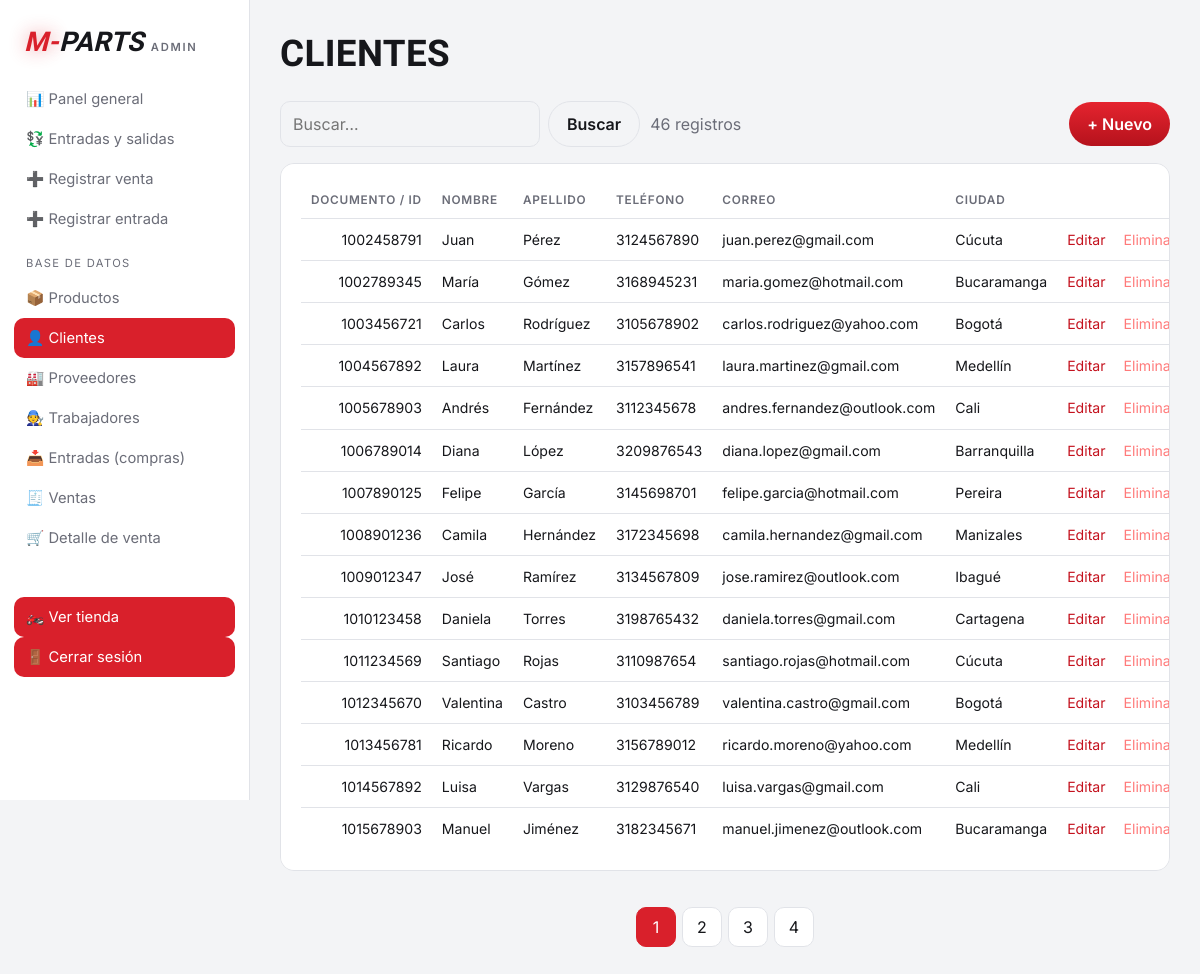
Page /mparts_app/mparts/admin/tabla.php?t=clientes (signed in) on the committed database.
### tables this page shows
CREATE TABLE `clientes` (
  `id_cliente` bigint(20) NOT NULL,
  `nombre` varchar(80) NOT NULL,
  `apellido` varchar(80) NOT NULL,
  `sexo` char(1) DEFAULT NULL,
  `telefono` varchar(20) DEFAULT NULL,
  `correo` varchar(150) DEFAULT NULL,
  `direccion` varchar(200) DEFAULT NULL,
  `ciudad` varchar(80) DEFAULT NULL,
  PRIMARY KEY (`id_cliente`)
);

### mparts_app_infinity/config.php (called while the page is built, shortened)
<?php
function h($s): string { return htmlspecialchars((string)$s, ENT_QUOTES, 'UTF-8'); }

### mparts_app/mparts/admin/includes/schema.php (called while the page is built, shortened)
<?php
$fkProd = ['productos', 'codigo_producto', "CONCAT(codigo_producto,' · ',nombre)"];

### mparts_app/mparts/admin/includes/boot.php (called while the page is built, shortened)
<?php
require_once __DIR__ . '/../../config.php';
$S = require __DIR__ . '/schema.php';

### mparts_app/mparts/admin/tabla.php (the view, shortened to what this page needs)
<?php
require __DIR__ . '/includes/boot.php';
$t = $_GET['t'] ?? ''; if (!isset($S[$t])) { header('Location: index.php'); exit; }
$T = $S[$t]; $pk = $T['pk']; $m = $_GET['m'] ?? 'list'; $id = $_GET['id'] ?? '';
include __DIR__ . '/includes/top.php';
if ($m === 'form') {
    $row = []; $edit = $id !== '';
    if ($edit) { $st = $pdo->prepare("SELECT * FROM `$t` WHERE `$pk`=?"); $st->execute([$id]); $row = $st->fetch() ?: []; }
    echo '<form class="panel form" method="post" enctype="multipart/form-data"><h2>' . ($edit ? 'Editar' : 'Nuevo') . ' registro</h2>' . csrf_field()
       . '<input type="hidden" name="act" value="save"><input type="hidden" name="orig" value="' . h($edit ? $id : '') . '"><div class="fgrid">';
    foreach ($T['fields'] as $c => $f) {
        if ($c === $pk && $T['auto']) continue;
        $val = $row[$c] ?? ''; $ro = ($c === $pk && $edit);
        echo '<label>' . h($f[0]);
        if (isset($f['fk'])) {
            [$ft, $fv, $fl] = $f['fk'];
            echo '<select name="' . $c . '"><option value="">— ninguno —</option>';
            foreach ($pdo->query("SELECT `$fv` v, $fl l FROM `$ft` ORDER BY 1")->fetchAll() as $o)
                echo '<option value="' . h($o['v']) . '"' . ((string)$o['v'] === (string)$val ? ' selected' : '') . '>' . h($o['l']) . '</option>';
            echo '</select>';
        } elseif (isset($f['opts'])) {
            echo '<select name="' . $c . '"><option value="">—</option>';
            foreach ($f['opts'] as $o) echo '<option' . ($o === $val ? ' selected' : '') . '>' . h($o) . '</option>';
            echo '</select>';
        } else {
            $type = in_array($f[1], ['number', 'money']) ? 'number' : $f[1];
            if ($f[1] === 'date') $val = substr((string)$val, 0, 10);
            echo '<input type="' . $type . '" name="' . $c . '" value="' . h($val) . '"' . ($type === 'number' ? ' step="any"' : '') . ($ro ? ' readonly' : '') . (isset($f['datalist']) ? ' list="dl_' . $c . '"' : '') . '>';
            if (isset($f['datalist'])) { echo '<datalist id="dl_' . $c . '">'; foreach ($pdo->query($f['datalist'])->fetchAll(PDO::FETCH_COLUMN) as $o) echo '<option value="' . h($o) . '">'; echo '</datalist>'; }
        }
        echo '</label>';
    }
    echo '</div>';
    if ($t === 'productos') {
        $ph = $edit ? foto($id) : null;
        echo '<div class="fotobox">' . ($ph ? '<img class="mini big" src="../' . h($ph) . '" alt="">' : '<div class="mini big ph">📷</div>')
           . '<label>Foto del producto (JPG, PNG o WEBP, máx. 3 MB)<input type="file" name="foto" accept="image/jpeg,image/png,image/webp"></label></div>';
    }
    echo '<div class="acts"><button class="btn">Guardar</button><a class="btn ghost" href="tabla.php?t=' . $t . '">Cancelar</a></div>';
    if ($t === 'productos') echo '<p class="muted">Los productos nuevos aparecen automáticamente en el catálogo de la tienda.</p>';
    if (in_array($t, ['ventas', 'entradas', 'detalle_venta'])) echo '<p class="muted">Editar aquí no ajusta el stock. Para que el inventario se actualice, usa “Registrar venta” o “Registrar entrada”.</p>';
    echo '</form>';
} else {
    $q = trim($_GET['q'] ?? ''); $pag = max(1, (int)($_GET['p'] ?? 1)); $por = 15; $w = '1=1'; $par = [];
    $st = $pdo->prepare("SELECT COUNT(*) FROM `$t` WHERE $w"); $st->execute($par); $n = (int)$st->fetchColumn();
    $pags = max(1, (int)ceil($n / $por)); $pag = min($pag, $pags); $off = ($pag - 1) * $por;
    $cols = implode(',', array_map(fn($c) => "`$c`", $T['list']));
    $st = $pdo->prepare("SELECT $cols FROM `$t` WHERE $w ORDER BY `$pk` " . ($T['auto'] ? 'DESC' : 'ASC') . " LIMIT $por OFFSET $off"); $st->execute($par); $rows = $st->fetchAll();
    echo '<div class="toolbar"><form><input type="hidden" name="t" value="' . $t . '"><input name="q" value="' . h($q) . '" placeholder="Buscar…"><button class="btn ghost">Buscar</button></form>'
       . '<span class="muted">' . $n . ' registros</span><a class="btn" href="tabla.php?t=' . $t . '&m=form">+ Nuevo</a></div>';
    echo '<div class="panel tw"><table><thead><tr>';
    foreach ($T['list'] as $c) echo '<th>' . h($T['fields'][$c][0]) . '</th>';
    echo '<th></th></tr></thead><tbody>';
    foreach ($rows as $r) {
        echo '<tr>';
        foreach ($T['list'] as $c) {
            $ft = $T['fields'][$c][1]; $v = $r[$c];
            echo '<td' . ($ft === 'money' || $ft === 'number' ? ' class="num"' : '') . '>' . h($ft === 'money' && $v !== null ? cop($v) : ($ft === 'date' ? substr((string)$v, 0, 10) : $v)) . '</td>';
        }
        echo '<td class="ra"><a href="tabla.php?t=' . $t . '&m=form&id=' . urlencode($r[$pk]) . '">Editar</a>'
           . '<form method="post" onsubmit="return confirm(\'¿Eliminar este registro? No se puede deshacer.\')">' . csrf_field()
           . '<input type="hidden" name="act" value="delete"><input type="hidden" name="id" value="' . h($r[$pk]) . '"><button class="del">Eliminar</button></form></td></tr>';
    }
    echo '</tbody></table></div>';
    if ($pags > 1) { echo '<nav class="pager">'; for ($i = 1; $i <= $pags; $i++) echo '<a class="' . ($i == $pag ? 'on' : '') . '" href="tabla.php?' . h(http_build_query(['t' => $t, 'q' => $q, 'p' => $i])) . '">' . $i . '</a>'; echo '</nav>'; }
}
include __DIR__ . '/includes/bottom.php';

### mparts_app/mparts/assets/css/style.css (style rules this page uses)
:root { --bg:#0b0c0f;--card:#14151a;--line:#2b2d35;--tx:#f2f3f5;--mu:#9a9ea9;--ac:#d9202b;--ac-tx:#ff5a63;--ac2:#c9ccd3;--r:14px }
@media (prefers-color-scheme:light) { :root { --bg:#f3f4f6;--card:#fff;--line:#e1e3e8;--tx:#16171b;--mu:#6b6d78;--ac-tx:#c4121e } }
* { box-sizing:border-box }
html { scroll-behavior:smooth }
body { margin:0;background:var(--bg);color:var(--tx);font:16px/1.5 Inter,system-ui,sans-serif }
a { color:inherit;text-decoration:none }
.muted,.mu { color:var(--mu) }
.btn { display:inline-block;padding:10px 18px;border-radius:999px;background:var(--ac);color:#fff;font-weight:600;transition:.2s }
.btn.ghost { background:none;border:1px solid var(--line);color:var(--tx) }
.pager { display:flex;justify-content:center;gap:6px;flex-wrap:wrap;margin:36px 0 }
.pager a { min-width:40px;height:40px;display:grid;place-items:center;border:1px solid var(--line);border-radius:10px;background:var(--card) }
.pager a.on,.pager a:hover { background:var(--ac);border-color:var(--ac);color:#fff }
.btn { background:linear-gradient(180deg,#e5242f,#b5121c) }

### mparts_app/mparts/assets/css/admin.css (style rules this page uses)
body.adm { display:grid;grid-template-columns:250px 1fr;min-height:100vh }
.panel { background:var(--card);border:1px solid var(--line);border-radius:var(--r);padding:20px;margin-bottom:20px }
.tw { overflow-x:auto }
table { width:100%;border-collapse:collapse;font-size:.88rem }
th { text-align:left;color:var(--mu);font-weight:600;font-size:.74rem;text-transform:uppercase;letter-spacing:.06em;padding:8px 10px;border-bottom:1px solid var(--line);white-space:nowrap }
td { padding:9px 10px;border-bottom:1px solid var(--line);vertical-align:middle }
tr:last-child td { border-bottom:0 }
.num { text-align:right;white-space:nowrap }
.ra { white-space:nowrap;text-align:right }
.ra form { display:inline }
.ra a { color:var(--ac-tx);margin-right:12px }
.del { background:none;border:0;color:#ff7a7a;cursor:pointer;font:inherit }
.toolbar { display:flex;gap:10px;align-items:center;margin-bottom:16px;flex-wrap:wrap }
.toolbar form { display:flex;gap:8px }
.toolbar .btn:last-child { margin-left:auto }
input,select { background:var(--bg);color:var(--tx);border:1px solid var(--line);border-radius:10px;padding:9px 12px;font:inherit;min-width:0 }
button.btn { border:0;cursor:pointer;font:inherit;font-weight:600 }
button.btn.ghost { border:1px solid var(--line) }

### rows in the picture
clientes: id_cliente "1002458791", nombre "Juan", apellido "Pérez", telefono "3124567890", correo "juan.perez@gmail.com", ciudad "Cúcuta"
clientes: id_cliente "1002789345", nombre "María", apellido "Gómez", telefono "3168945231", correo "maria.gomez@hotmail.com", ciudad "Bucaramanga"
clientes: id_cliente "1003456721", nombre "Carlos", apellido "Rodríguez", telefono "3105678902", correo "carlos.rodriguez@yahoo.com", ciudad "Bogotá"
clientes: id_cliente "1004567892", nombre "Laura", apellido "Martínez", telefono "3157896541", correo "laura.martinez@gmail.com", ciudad "Medellín"
clientes: id_cliente "1005678903", nombre "Andrés", apellido "Fernández", telefono "3112345678", correo "andres.fernandez@outlook.com", ciudad "Cali"
clientes: id_cliente "1006789014", nombre "Diana", apellido "López", telefono "3209876543", correo "diana.lopez@gmail.com", ciudad "Barranquilla"
clientes: id_cliente "1007890125", nombre "Felipe", apellido "García", telefono "3145698701", correo "felipe.garcia@hotmail.com", ciudad "Pereira"
clientes: id_cliente "1008901236", nombre "Camila", apellido "Hernández", telefono "3172345698", correo "camila.hernandez@gmail.com", ciudad "Manizales"
clientes: id_cliente "1009012347", nombre "José", apellido "Ramírez", telefono "3134567809", correo "jose.ramirez@outlook.com", ciudad "Ibagué"
clientes: id_cliente "1010123458", nombre "Daniela", apellido "Torres", telefono "3198765432", correo "daniela.torres@gmail.com", ciudad "Cartagena"
clientes: id_cliente "1011234569", nombre "Santiago", apellido "Rojas", telefono "3110987654", correo "santiago.rojas@hotmail.com", ciudad "Cúcuta"
clientes: id_cliente "1012345670", nombre "Valentina", apellido "Castro", telefono "3103456789", correo "valentina.castro@gmail.com", ciudad "Bogotá"
clientes: id_cliente "1013456781", nombre "Ricardo", apellido "Moreno", telefono "3156789012", correo "ricardo.moreno@yahoo.com", ciudad "Medellín"
clientes: id_cliente "1014567892", nombre "Luisa", apellido "Vargas", telefono "3129876540", correo "luisa.vargas@gmail.com", ciudad "Cali"
clientes: id_cliente "1015678903", nombre "Manuel", apellido "Jiménez", telefono "3182345671", correo "manuel.jimenez@outlook.com", ciudad "Bucaramanga"

### other values in the picture
$txt "📊 Panel general 💱 Entradas y salidas ➕ Registrar venta ➕ Registrar entrada 🏍️ Ver tienda 🚪 Cerrar sesión"
$txt "📦 Productos"
$txt "👤 Clientes"
$txt "🏭 Proveedores"
$txt "🧑‍🔧 Trabajadores"
$txt "📥 Entradas (compras)"
$txt "🧾 Ventas"
$txt "🛒 Detalle de venta"
$titulo "CLIENTES"
$n "46"
$T['fields'][$c][0] "DOCUMENTO / ID"
$T['fields'][$c][0] "NOMBRE"
$T['fields'][$c][0] "APELLIDO"
$T['fields'][$c][0] "TELÉFONO"
$T['fields'][$c][0] "CORREO"
